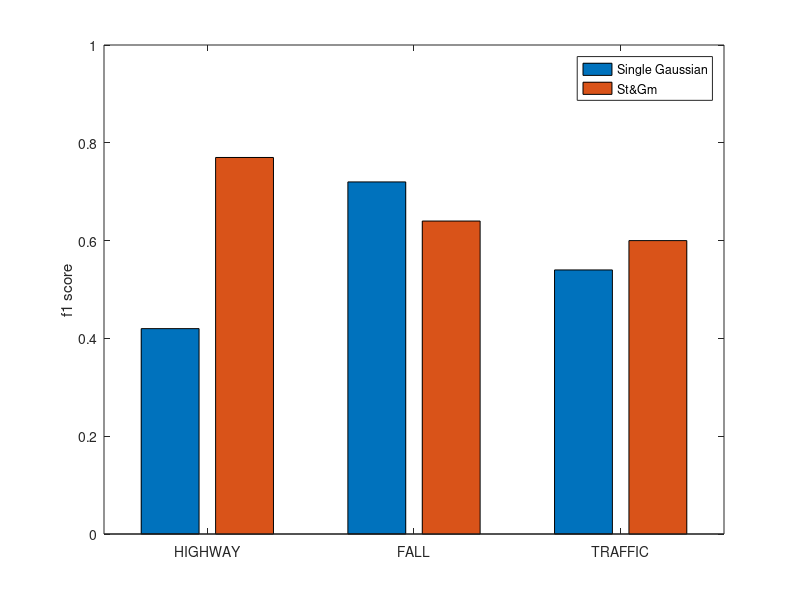

Source code (MATLAB):
% Compute Task 7 taking the f-1 scores obtained in Single Gaussian and
% Stauffer&Grisom for each dataset
y = [ 0.42 0.77; 0.72 0.64; 0.54 0.60];
bar(y);
legend('Single Gaussian', 'St&Gm');
ylabel('f1 score');
set(gca, 'XTickLabel', {'HIGHWAY';'FALL';'TRAFFIC'});
axis([0.5 3.5 0 1]);